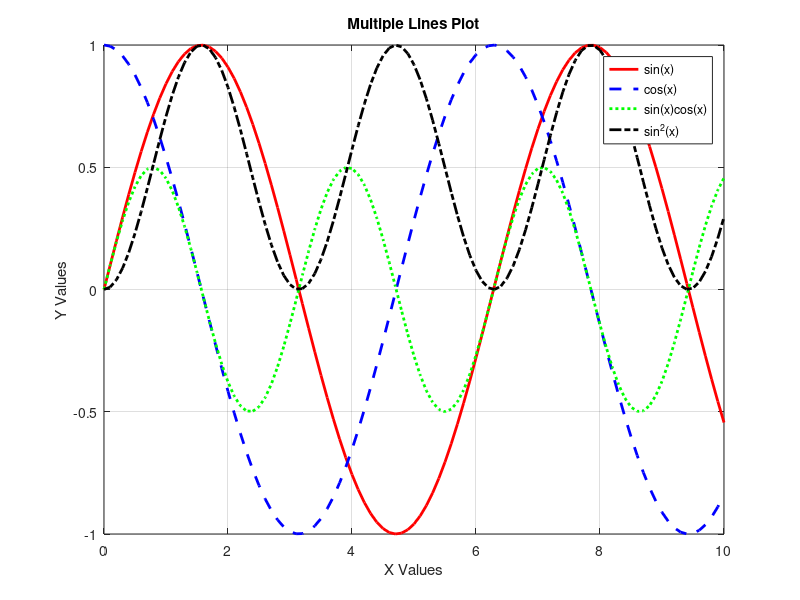

The MATLAB script that drew this image:
% Generate a plot with multiple lines and save with a random filename

% Create x values
x = 0:0.1:10;

% Create multiple y values
y1 = sin(x);
y2 = cos(x);
y3 = sin(x).*cos(x);
y4 = sin(x).^2;

% Plot all lines
figure;
plot(x, y1, 'r-', 'LineWidth', 2); hold on;
plot(x, y2, 'b--', 'LineWidth', 2);
plot(x, y3, 'g:', 'LineWidth', 2);
plot(x, y4, 'k-.', 'LineWidth', 2);

% Add labels and title
xlabel('X Values');
ylabel('Y Values');
title('Multiple Lines Plot');
legend('sin(x)', 'cos(x)', 'sin(x)cos(x)', 'sin^2(x)', 'Location', 'best');
grid on;

% Generate random filename
random_name = ['plot_' num2str(randi(9999)) '.png'];

% Save the figure
saveas(gcf, random_name);

fprintf('Plot saved as %s\n', random_name);
